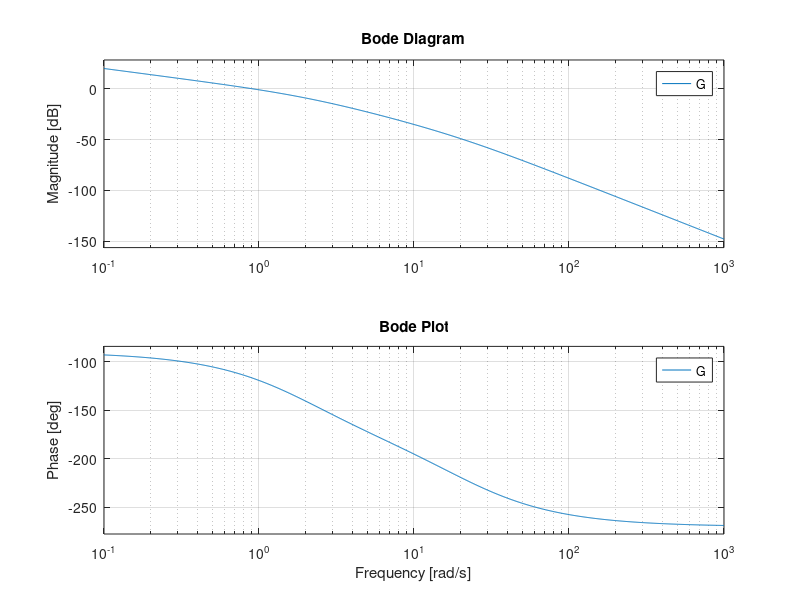

MATLAB code for this plot:
clc;
clear;
close all;

% Transfer Function G(s) = 40 / [s(s+2)(s+20)]
num = [40];
den = conv([1 0], conv([1 2], [1 20]));

G = tf(num, den);

% Bode Plot
figure;
bode(G);
grid on;
title('Bode Plot');

% Stability Margins
[gm, pm, wcg, wcp] = margin(G);

disp(['Gain Margin (dB): ', num2str(20*log10(gm))]);
disp(['Phase Margin (deg): ', num2str(pm)]);
disp(['Gain crossover frequency: ', num2str(wcg)]);
disp(['Phase crossover frequency: ', num2str(wcp)]);
